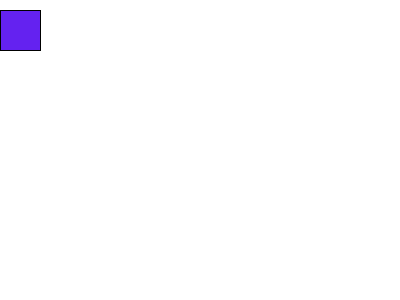
Frame 1 (no input)
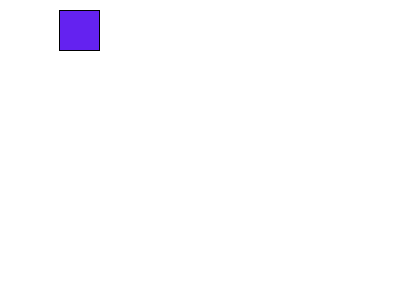
Frame 60 (the mouse pressed at the canvas centre just before this capture)
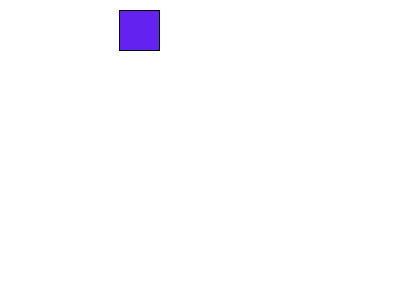
Frame 120 (the mouse held since frame 60 and released just before this capture)

The Processing sketch that drew these frames (run headless with seeded random() and noise(); from frame 60 on, the mouse is pressed at the canvas centre):

// Processing sketch: sketch_feb14_noloop
// ── sketch_feb14_noloop.pde
int x=0;
void setup(){
  size(400,300);
  fill(100,34,240);
}

void draw(){
  background(255);
  rect(x,10,40,40);
  x++;
  if(x >width-40){
    noLoop();
  }
}
